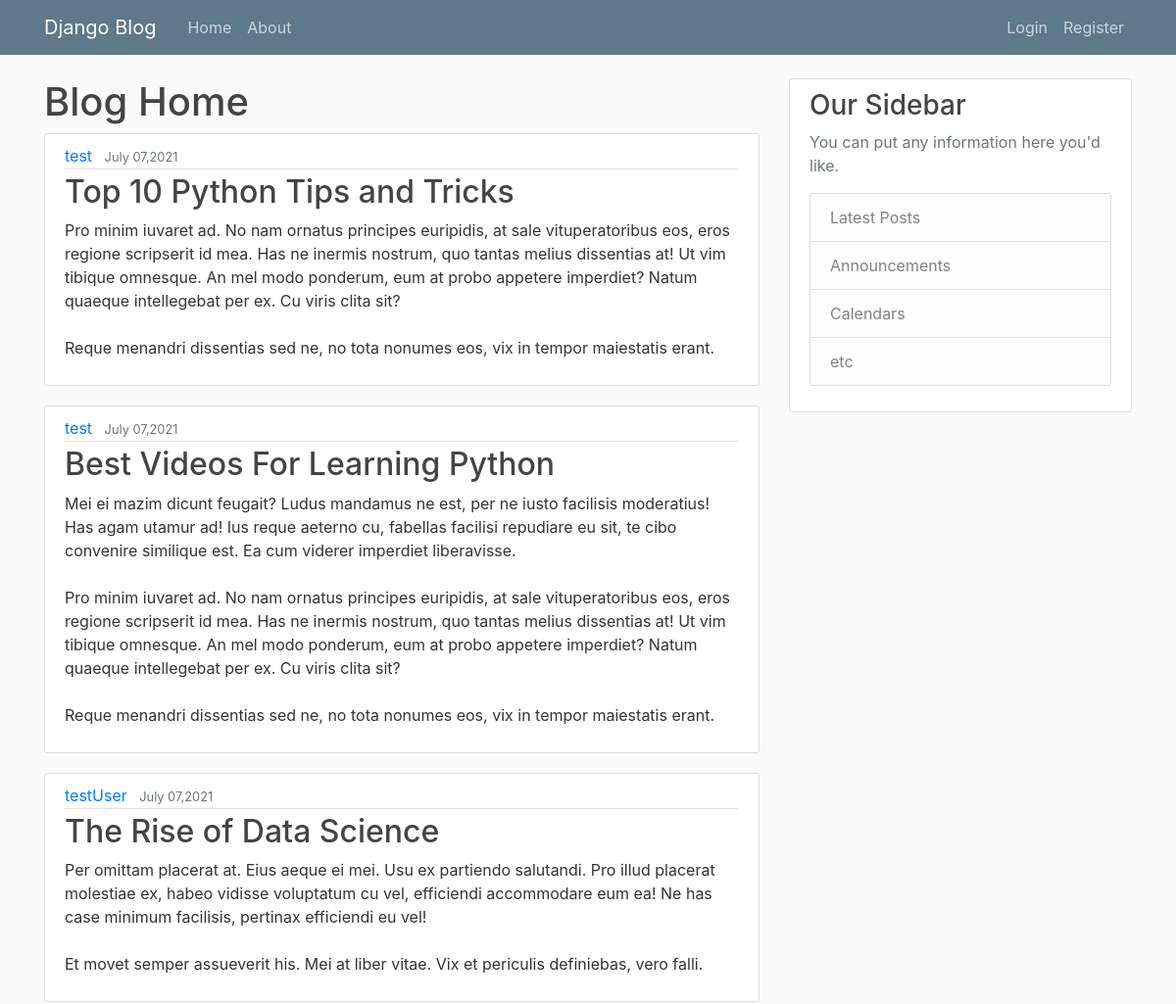
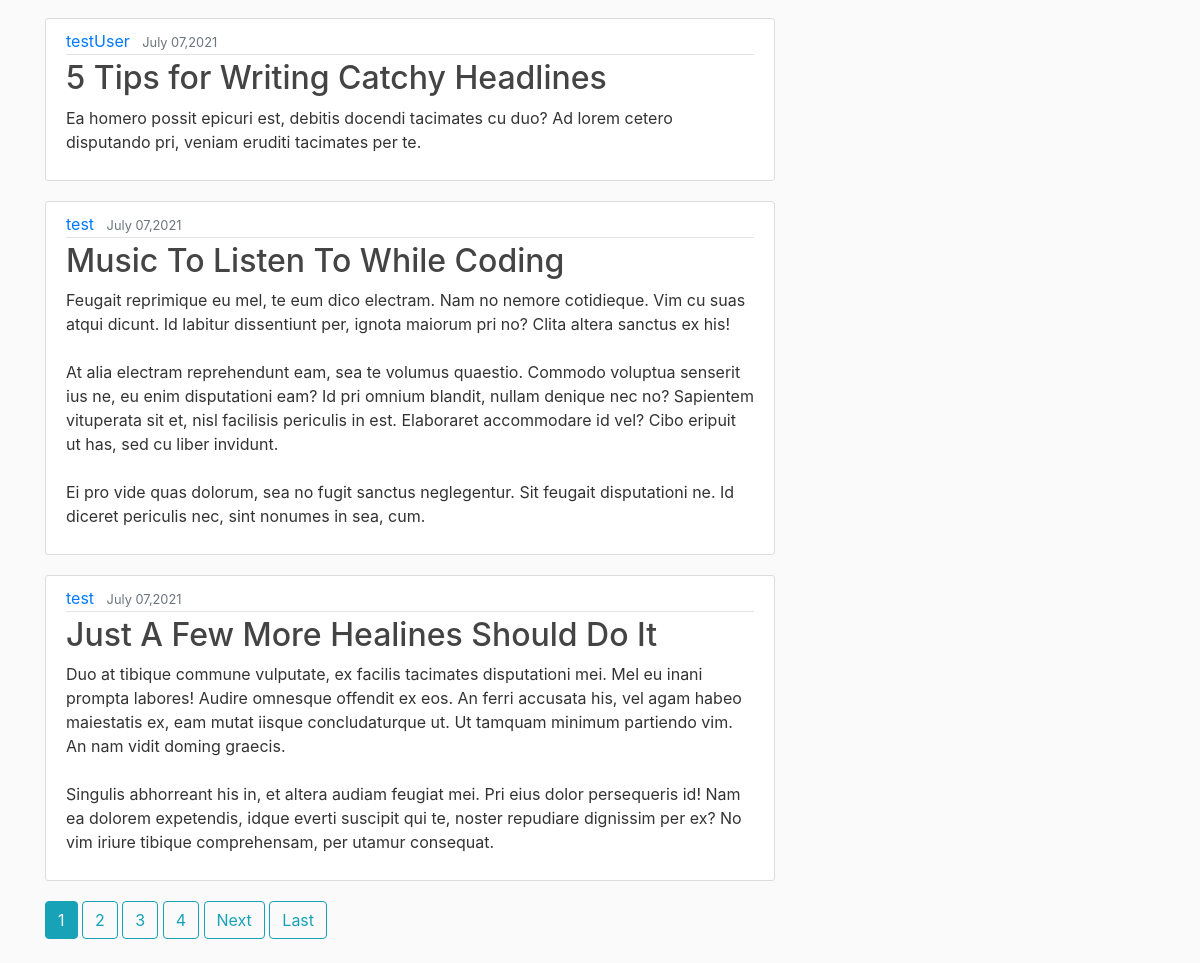
The page / on the database its author committed (2 pictures, top to bottom).
### blog/models.py (models this page shows, shortened)
class Post(models.Model):
    title = models.CharField(max_length=100)
    content = models.TextField()
    date_posted = models.DateTimeField(default=timezone.now)
    author = models.ForeignKey(User, on_delete=models.CASCADE)

### blog/views.py (the view)
# urls.py: path('', PostListView.as_view(), name='blog-home'),
class PostListView(ListView):
    model = Post
    template_name = 'blog/home.html' # <app>/<model>_<viewtype>.html
    context_object_name = 'posts' #home template posts
    ordering = ['-date_posted']
    paginate_by = 6

### blog/templates/blog/home.html (shortened to what this page needs)
{% extends "blog/base.html" %}
{%  block content %}
    <h1>Blog Home</h1>
    {% for post in posts %}
   <article class="media content-section">
  <div class="media-body">
    <div class="article-metadata">
      <a class="mr-2" href="{% url 'user-post' post.author.username %}">{{ post.author }}</a>
      <small class="text-muted">{{ post.date_posted|date:"F d,Y" }}</small>
    </div>
    <h2><a class="article-title" href="{% url 'post-detail' post.id%}">{{ post.title }}</a></h2>
    <p class="article-content">{{ post.content }}</p>
  </div>
</article>
    {% endfor %}
    {% if is_paginated %}
        {% for num in page_obj.paginator.page_range %}
            {% if page_obj.number == num %}
                <a href="?page={{ num }}" class="btn btn-info mb-4">{{ num }}</a>
            {% elif num > page_obj.number|add:'-4' and num < page_obj.number|add:'4' %}
                <a href="?page={{ num }}" class="btn btn-outline-info mb-4">{{ num }}</a>
            {% endif %}
        {% endfor %}
        {% if page_obj.has_next %}
            <a href="?page={{ page_obj.next_page_number }}" class="btn btn-outline-info mb-4">Next</a>
            <a href="?page={{ page_obj.paginator.num_pages }}" class="btn btn-outline-info mb-4">Last</a>
        {% endif %}
    {% endif  %}
{% endblock content %}

### blog/templates/blog/base.html (shortened to what this page needs)
{% load static %}
<!doctype html>
<html lang="en" xmlns="http://www.w3.org/1999/html">
<head>
    <link rel="stylesheet" href="https://maxcdn.bootstrapcdn.com/bootstrap/4.0.0/css/bootstrap.min.css"/>
    <link rel="stylesheet" type="text/css" href="{% static 'blog/main.css' %}"/>
</head>
<body>
    <header class="site-header">
      <nav class="navbar navbar-expand-md navbar-dark bg-steel fixed-top">
        <div class="container">
          <a class="navbar-brand mr-4" href="{% url 'blog-home' %}">Django Blog</a>
          <div class="collapse navbar-collapse" id="navbarToggle">
            <div class="navbar-nav mr-auto">
              <a class="nav-item nav-link" href="{% url 'blog-home' %}">Home</a>
              <a class="nav-item nav-link" href="{% url 'blog-about' %}">About</a>
            </div>
            <div class="navbar-nav">
                {% if user.is_authenticated %}
                    <a class="nav-item nav-link" href="{% url 'post-create' %}">New Post</a>
                    <a class="nav-item nav-link" href="{% url 'profile' %}">Profile</a>
                    <a class="nav-item nav-link" href="{% url 'logout' %}">Logout</a>
                {% else%}
                  <a class="nav-item nav-link" href="{% url 'login' %}">Login</a>
                  <a class="nav-item nav-link" href="{% url 'register' %}">Register</a>
                {% endif%}
            </div>
          </div>
        </div>
      </nav>
    </header>
    <main role="main" class="container">
      <div class="row">
        <div class="col-md-8">
          {% block content %}{% endblock %}
        </div>
        <div class="col-md-4">
          <div class="content-section">
            <h3>Our Sidebar</h3>
            <p class='text-muted'>
                You can put any information here you'd like.
              <ul class="list-group">
                <li class="list-group-item list-group-item-light">Latest Posts</li>
                <li class="list-group-item list-group-item-light">Announcements</li>
                <li class="list-group-item list-group-item-light">Calendars</li>
                <li class="list-group-item list-group-item-light">etc</li>
              </ul>
            </p>
          </div>
        </div>
      </div>
    </main>
</body>
</html>

### blog/static/blog/main.css (style rules this page uses)
body { background: #fafafa; color: #333333; margin-top: 5rem; }
h1, h2, h3, h4, h5, h6 { color: #444444; }
ul { margin: 0; }
.bg-steel { background-color: #5f788a; }
.site-header .navbar-nav .nav-link { color: #cbd5db; }
.content-section { background: #ffffff; padding: 10px 20px; border: 1px solid #dddddd; border-radius: 3px; margin-bottom: 20px; }
.article-title { color: #444444; }
.article-content { white-space: pre-line; }
.article-metadata { padding-bottom: 1px; margin-bottom: 4px; border-bottom: 1px solid #e3e3e3 }

### rows shown on the page
Post: author "test", date_posted "July 07,2021", title "Top 10 Python Tips and Tricks", content "Pro minim iuvaret ad. No nam ornatus principes euripidis, at sale vituperatoribus eos, eros regione scripserit id mea. Has ne inermis nostrum, quo tantas melius dissentias at! Ut vim tibique omnesque. An mel modo ponderum, eum at probo appetere imperdiet? Natum quaeque intellegebat per ex. Cu viris clita sit? Reque menandri dissentias sed ne, no tota nonumes eos, vix in tempor maiestatis erant."
Post: author "test", date_posted "July 07,2021", title "Best Videos For Learning Python", content "Mei ei mazim dicunt feugait? Ludus mandamus ne est, per ne iusto facilisis moderatius! Has agam utamur ad! Ius reque aeterno cu, fabellas facilisi repudiare eu sit, te cibo convenire similique est. Ea cum viderer imperdiet liberavisse. Pro minim iuvaret ad. No nam ornatus principes euripidis, at sale vituperatoribus eos, eros regione scripserit id mea. Has ne inermis nostrum, quo tantas melius dissentias at! Ut vim tibique omnesque. An mel modo ponderum, eum at probo appetere imperdiet? Natum quaeque intellegebat per ex. Cu viris clita sit? Reque menandri dissentias sed ne, no tota nonumes eos, vix in tempor maiestatis erant."
Post: author "testUser", date_posted "July 07,2021", title "The Rise of Data Science", content "Per omittam placerat at. Eius aeque ei mei. Usu ex partiendo salutandi. Pro illud placerat molestiae ex, habeo vidisse voluptatum cu vel, efficiendi accommodare eum ea! Ne has case minimum facilisis, pertinax efficiendi eu vel! Et movet semper assueverit his. Mei at liber vitae. Vix et periculis definiebas, vero falli."
Post: author "testUser", date_posted "July 07,2021", title "5 Tips for Writing Catchy Headlines", content "Ea homero possit epicuri est, debitis docendi tacimates cu duo? Ad lorem cetero disputando pri, veniam eruditi tacimates per te."
Post: author "test", date_posted "July 07,2021", title "Music To Listen To While Coding", content "Feugait reprimique eu mel, te eum dico electram. Nam no nemore cotidieque. Vim cu suas atqui dicunt. Id labitur dissentiunt per, ignota maiorum pri no? Clita altera sanctus ex his! At alia electram reprehendunt eam, sea te volumus quaestio. Commodo voluptua senserit ius ne, eu enim disputationi eam? Id pri omnium blandit, nullam denique nec no? Sapientem vituperata sit et, nisl facilisis periculis in est. Elaboraret accommodare id vel? Cibo eripuit ut has, sed cu liber invidunt. Ei pro vide quas dolorum, sea no fugit sanctus neglegentur. Sit feugait disputationi ne. Id diceret periculis nec, sint nonumes in sea, cum."
Post: author "test", date_posted "July 07,2021", title "Just A Few More Healines Should Do It", content "Duo at tibique commune vulputate, ex facilis tacimates disputationi mei. Mel eu inani prompta labores! Audire omnesque offendit ex eos. An ferri accusata his, vel agam habeo maiestatis ex, eam mutat iisque concludaturque ut. Ut tamquam minimum partiendo vim. An nam vidit doming graecis. Singulis abhorreant his in, et altera audiam feugiat mei. Pri eius dolor persequeris id! Nam ea dolorem expetendis, idque everti suscipit qui te, noster repudiare dignissim per ex? No vim iriure tibique comprehensam, per utamur consequat."

### other values the page prints
{{ num }} "1"
{{ num }} "2" "3" "4"
